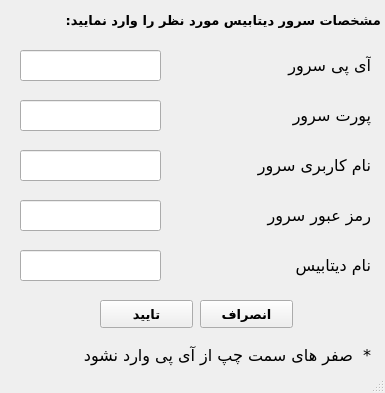
<?xml version="1.0" encoding="UTF-8"?>
<ui version="4.0">
 <class>SIWindow</class>
 <widget class="QMainWindow" name="SIWindow">
  <property name="geometry">
   <rect>
    <x>0</x>
    <y>0</y>
    <width>385</width>
    <height>393</height>
   </rect>
  </property>
  <property name="minimumSize">
   <size>
    <width>385</width>
    <height>362</height>
   </size>
  </property>
  <property name="maximumSize">
   <size>
    <width>99999</width>
    <height>110000</height>
   </size>
  </property>
  <property name="windowTitle">
   <string>افزودن نظرسنجی جدید</string>
  </property>
  <property name="windowIcon">
   <iconset>
    <normaloff>online.png</normaloff>online.png</iconset>
  </property>
  <widget class="QWidget" name="centralwidget">
   <widget class="QLabel" name="header_new">
    <property name="geometry">
     <rect>
      <x>40</x>
      <y>0</y>
      <width>341</width>
      <height>41</height>
     </rect>
    </property>
    <property name="font">
     <font>
      <family>B Titr</family>
      <pointsize>10</pointsize>
      <weight>75</weight>
      <bold>true</bold>
     </font>
    </property>
    <property name="text">
     <string>مشخصات سرور دیتابیس مورد نظر را وارد نمایید:</string>
    </property>
   </widget>
   <widget class="QLineEdit" name="server_ip">
    <property name="geometry">
     <rect>
      <x>20</x>
      <y>50</y>
      <width>141</width>
      <height>31</height>
     </rect>
    </property>
    <property name="font">
     <font>
      <family>Arial</family>
      <pointsize>11</pointsize>
      <weight>75</weight>
      <bold>true</bold>
     </font>
    </property>
    <property name="layoutDirection">
     <enum>Qt::RightToLeft</enum>
    </property>
    <property name="inputMask">
     <string/>
    </property>
    <property name="alignment">
     <set>Qt::AlignLeading|Qt::AlignLeft|Qt::AlignVCenter</set>
    </property>
   </widget>
   <widget class="QLabel" name="label_3">
    <property name="geometry">
     <rect>
      <x>200</x>
      <y>50</y>
      <width>171</width>
      <height>31</height>
     </rect>
    </property>
    <property name="font">
     <font>
      <family>B Nazanin</family>
      <pointsize>12</pointsize>
     </font>
    </property>
    <property name="text">
     <string>آی پی سرور</string>
    </property>
   </widget>
   <widget class="QLineEdit" name="server_port">
    <property name="geometry">
     <rect>
      <x>20</x>
      <y>100</y>
      <width>141</width>
      <height>31</height>
     </rect>
    </property>
    <property name="font">
     <font>
      <family>Arial</family>
      <pointsize>11</pointsize>
      <weight>75</weight>
      <bold>true</bold>
     </font>
    </property>
    <property name="layoutDirection">
     <enum>Qt::RightToLeft</enum>
    </property>
    <property name="alignment">
     <set>Qt::AlignLeading|Qt::AlignLeft|Qt::AlignVCenter</set>
    </property>
   </widget>
   <widget class="QLabel" name="label_4">
    <property name="geometry">
     <rect>
      <x>200</x>
      <y>200</y>
      <width>171</width>
      <height>31</height>
     </rect>
    </property>
    <property name="font">
     <font>
      <family>B Nazanin</family>
      <pointsize>12</pointsize>
     </font>
    </property>
    <property name="text">
     <string>رمز عبور سرور</string>
    </property>
   </widget>
   <widget class="QLineEdit" name="server_user">
    <property name="geometry">
     <rect>
      <x>20</x>
      <y>150</y>
      <width>141</width>
      <height>31</height>
     </rect>
    </property>
    <property name="font">
     <font>
      <family>Arial</family>
      <pointsize>11</pointsize>
      <weight>75</weight>
      <bold>true</bold>
     </font>
    </property>
    <property name="layoutDirection">
     <enum>Qt::RightToLeft</enum>
    </property>
    <property name="alignment">
     <set>Qt::AlignLeading|Qt::AlignLeft|Qt::AlignVCenter</set>
    </property>
   </widget>
   <widget class="QLabel" name="label_5">
    <property name="geometry">
     <rect>
      <x>210</x>
      <y>100</y>
      <width>161</width>
      <height>31</height>
     </rect>
    </property>
    <property name="font">
     <font>
      <family>B Nazanin</family>
      <pointsize>12</pointsize>
     </font>
    </property>
    <property name="text">
     <string>پورت سرور</string>
    </property>
   </widget>
   <widget class="QLineEdit" name="server_pass">
    <property name="geometry">
     <rect>
      <x>20</x>
      <y>200</y>
      <width>141</width>
      <height>31</height>
     </rect>
    </property>
    <property name="font">
     <font>
      <family>Arial</family>
      <pointsize>11</pointsize>
      <weight>75</weight>
      <bold>true</bold>
     </font>
    </property>
    <property name="layoutDirection">
     <enum>Qt::RightToLeft</enum>
    </property>
    <property name="alignment">
     <set>Qt::AlignLeading|Qt::AlignLeft|Qt::AlignVCenter</set>
    </property>
   </widget>
   <widget class="QLabel" name="label_6">
    <property name="geometry">
     <rect>
      <x>200</x>
      <y>250</y>
      <width>171</width>
      <height>31</height>
     </rect>
    </property>
    <property name="font">
     <font>
      <family>B Nazanin</family>
      <pointsize>12</pointsize>
     </font>
    </property>
    <property name="text">
     <string>نام دیتابیس</string>
    </property>
   </widget>
   <widget class="QLineEdit" name="server_db">
    <property name="geometry">
     <rect>
      <x>20</x>
      <y>250</y>
      <width>141</width>
      <height>31</height>
     </rect>
    </property>
    <property name="font">
     <font>
      <family>Arial</family>
      <pointsize>11</pointsize>
      <weight>75</weight>
      <bold>true</bold>
     </font>
    </property>
    <property name="layoutDirection">
     <enum>Qt::RightToLeft</enum>
    </property>
    <property name="alignment">
     <set>Qt::AlignLeading|Qt::AlignLeft|Qt::AlignVCenter</set>
    </property>
   </widget>
   <widget class="QLabel" name="label_7">
    <property name="geometry">
     <rect>
      <x>200</x>
      <y>150</y>
      <width>171</width>
      <height>31</height>
     </rect>
    </property>
    <property name="font">
     <font>
      <family>B Nazanin</family>
      <pointsize>12</pointsize>
     </font>
    </property>
    <property name="text">
     <string>نام کاربری سرور</string>
    </property>
   </widget>
   <widget class="QPushButton" name="ok_ip_button">
    <property name="geometry">
     <rect>
      <x>100</x>
      <y>300</y>
      <width>93</width>
      <height>28</height>
     </rect>
    </property>
    <property name="font">
     <font>
      <family>B Lotus</family>
      <pointsize>10</pointsize>
      <weight>75</weight>
      <bold>true</bold>
     </font>
    </property>
    <property name="text">
     <string>تایید</string>
    </property>
   </widget>
   <widget class="QPushButton" name="cancel_ip_button">
    <property name="geometry">
     <rect>
      <x>200</x>
      <y>300</y>
      <width>93</width>
      <height>28</height>
     </rect>
    </property>
    <property name="font">
     <font>
      <family>B Lotus</family>
      <pointsize>10</pointsize>
      <weight>75</weight>
      <bold>true</bold>
     </font>
    </property>
    <property name="text">
     <string>انصراف</string>
    </property>
   </widget>
   <widget class="QLabel" name="label_8">
    <property name="geometry">
     <rect>
      <x>40</x>
      <y>340</y>
      <width>331</width>
      <height>31</height>
     </rect>
    </property>
    <property name="font">
     <font>
      <family>B Mitra</family>
      <pointsize>12</pointsize>
      <weight>50</weight>
      <bold>false</bold>
      <underline>false</underline>
     </font>
    </property>
    <property name="text">
     <string>*  صفر های سمت چپ از آی پی وارد نشود</string>
    </property>
   </widget>
  </widget>
  <widget class="QStatusBar" name="statusbar"/>
 </widget>
 <resources/>
 <connections/>
</ui>
